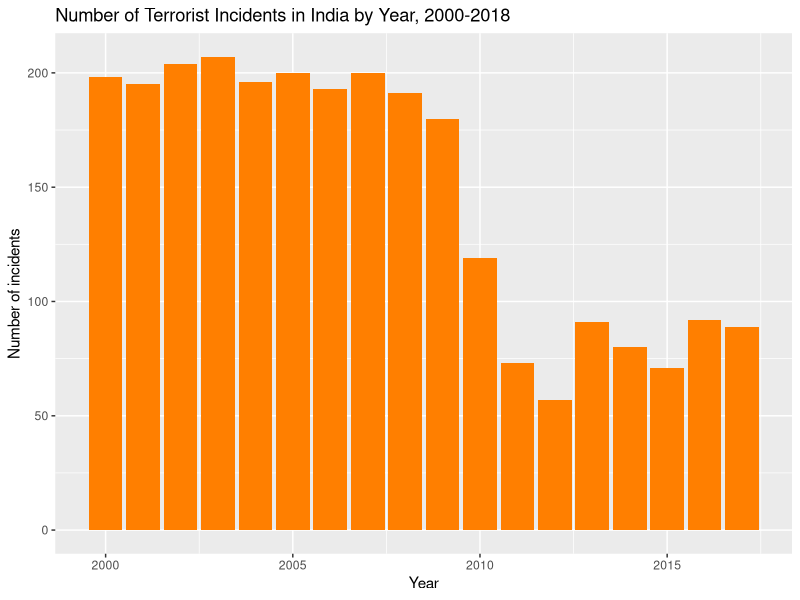
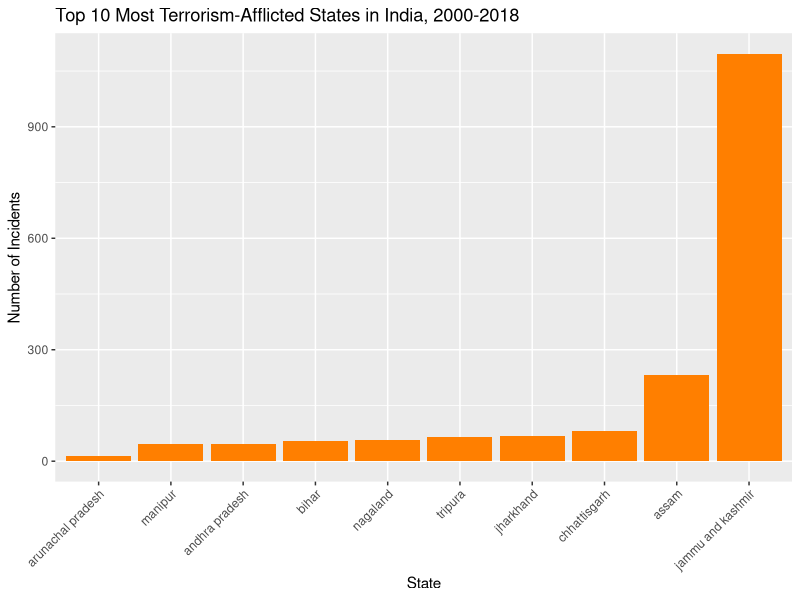
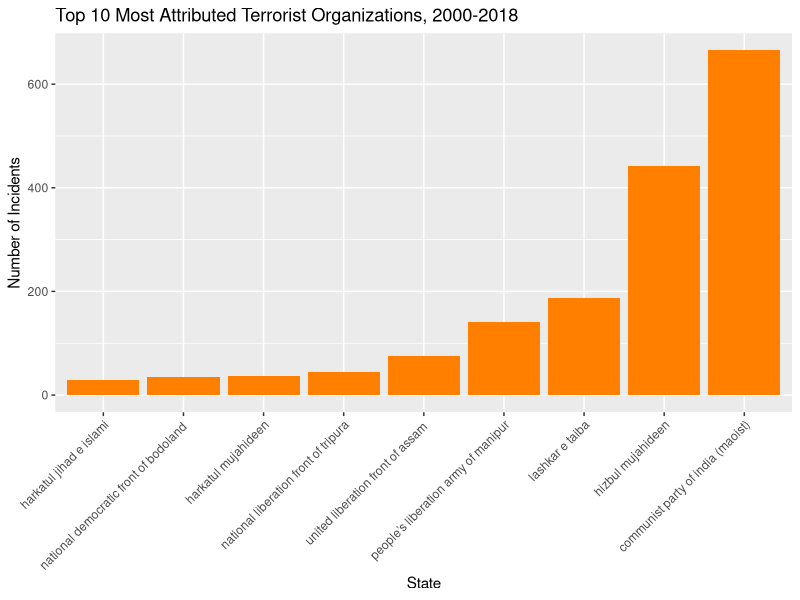
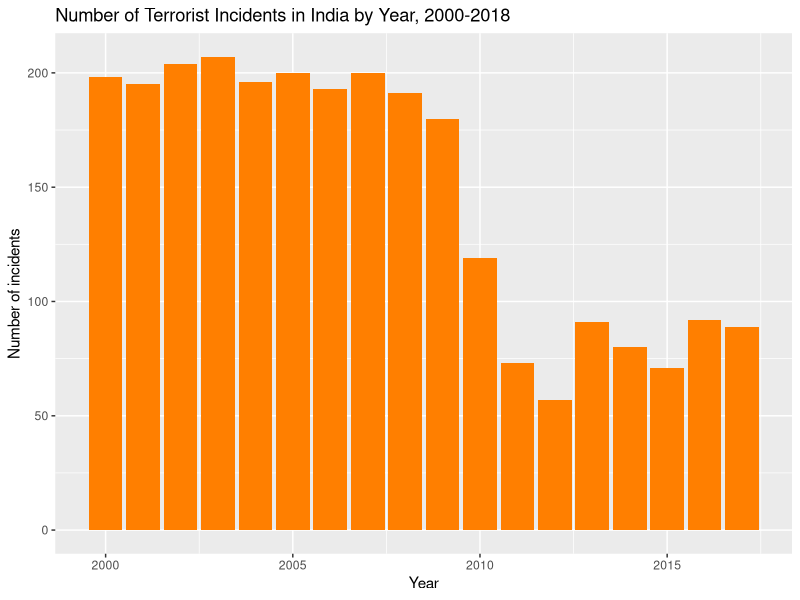
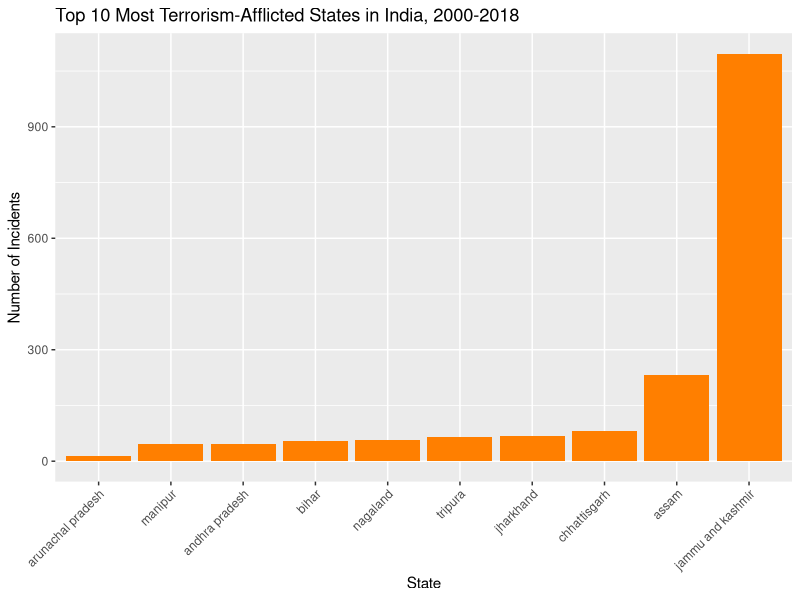
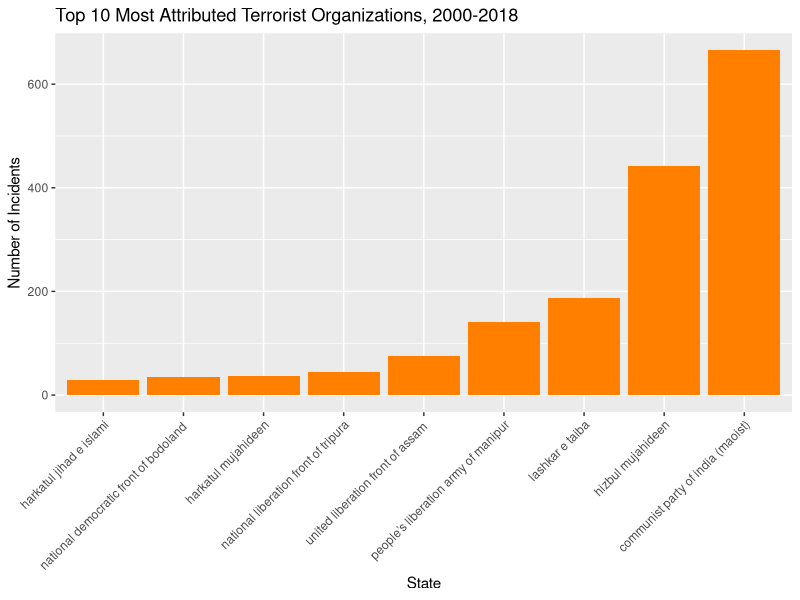

These charts were generated, in order, by the following R code:
## VISUALIZATION CODE ##

# This code does the following:
# 1. Visualizes the incident counts of my data by year in a bar graph
# 2. Visualizes the top 10 most terrorism afflicted states in a bar graph
# 3. Visualizes the top 10 most attributed terrorist organizations in a bar graph

library(tidyverse)
library(stringr)
library(purrr)
library(lubridate)

setwd("~/Dropbox/Chicago/Fall 2019/Computational-Tools/Final-Project/Data")
df <- read.csv("processed-satp-india-incidents.csv", stringsAsFactors = F)
df = df[-1]


#Plot of event counts per year
annual_df <- df %>%
  mutate(year = epiyear(date)) %>%
  count(year)

plot1<- ggplot(data = annual_df, aes(x = year, y = n)) +
  geom_bar(stat = "identity", fill = "darkorange1") +
  ylab("Number of incidents") +
  xlab("Year") + 
  ggtitle("Number of Terrorist Incidents in India by Year, 2000-2018")

print(plot1)

#Plot of overall top 10 event counts by state 

state_df <- df %>%
  count(state) %>%
  arrange(desc(n)) %>%
  head(11)

#get rid of NAs
state_df <- state_df[-2,]

plot2 <- ggplot(data = state_df, aes(x=reorder(state,n), y=n)) +
  geom_bar(stat = "identity", fill = "darkorange1") +
  xlab("State") +
  ylab("Number of Incidents") +
  ggtitle("Top 10 Most Terrorism-Afflicted States in India, 2000-2018") +
  theme(axis.text.x = element_text(angle = 45, hjust = 1))

print(plot2)

#Plot of overall top 10 event counts by organization

org_df <- df %>%
  count(attributed.organizations) %>%
  arrange(desc(n)) %>%
  head(10) 

#get rid of NAs
org_df <- org_df[-1,]

plot3 <- ggplot(data = org_df, aes(x=reorder(attributed.organizations,n), y = n)) +
  geom_bar(stat = "identity", fill = "darkorange1") +
  xlab("State") +
  ylab("Number of Incidents") +
  ggtitle("Top 10 Most Attributed Terrorist Organizations, 2000-2018") +
  theme(axis.text.x = element_text(angle = 45, hjust = 1)) 

print(plot3)  

ggsave(filename="incidents-by-year.jpeg", plot=plot1)
ggsave(filename="most-terrorism-states.jpeg", plot=plot2)
ggsave(filename="most-attributed-orgs.jpeg", plot=plot3)
